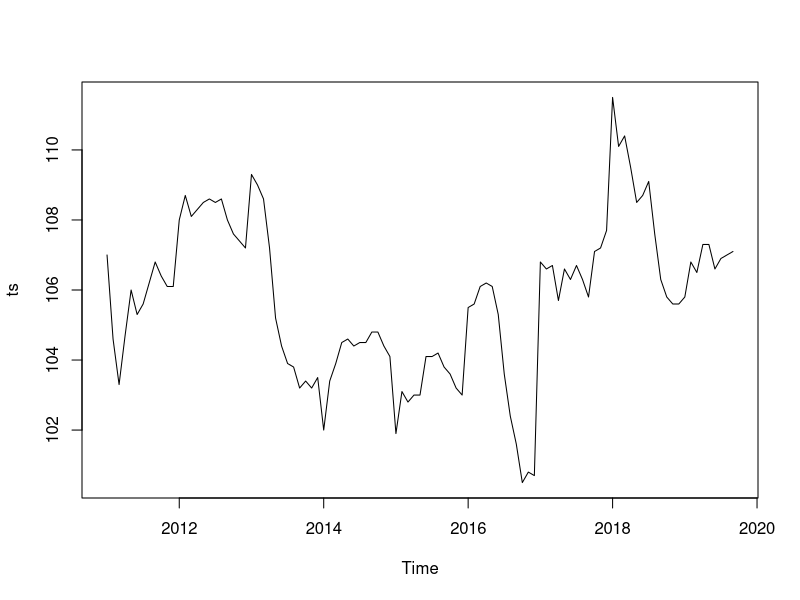
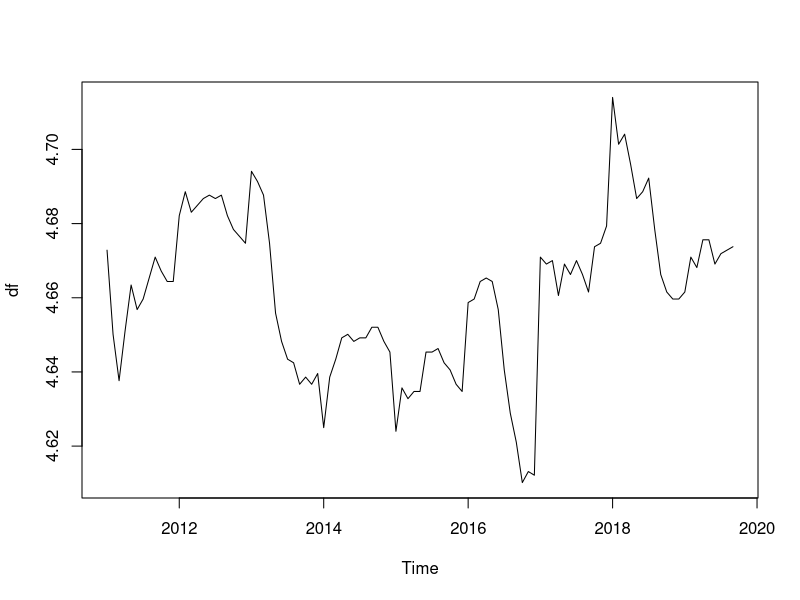
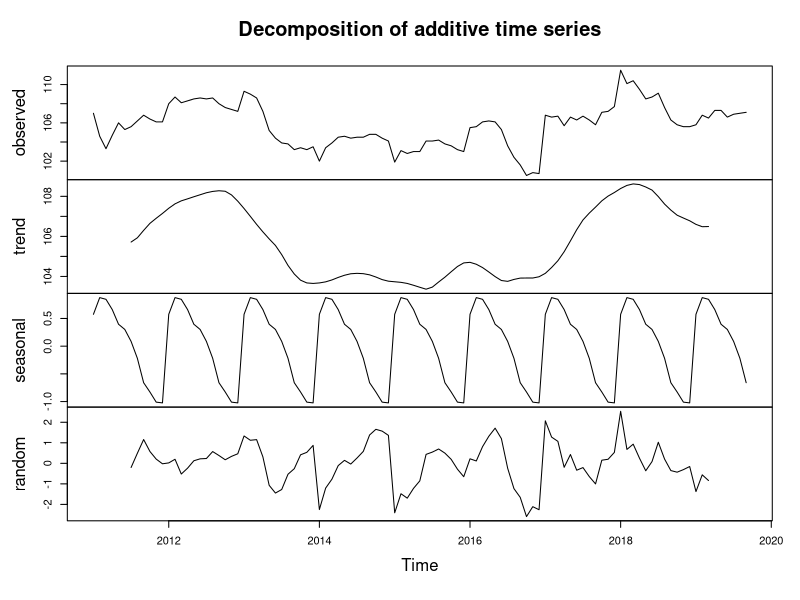
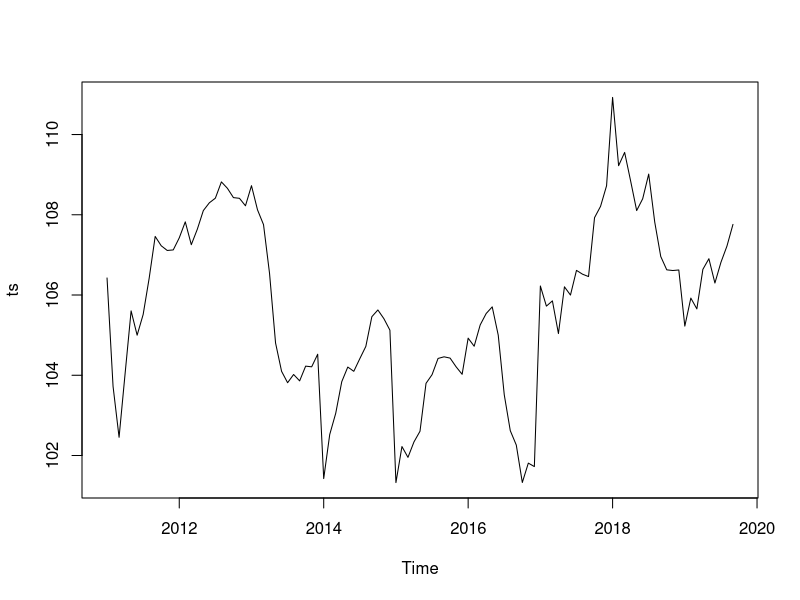
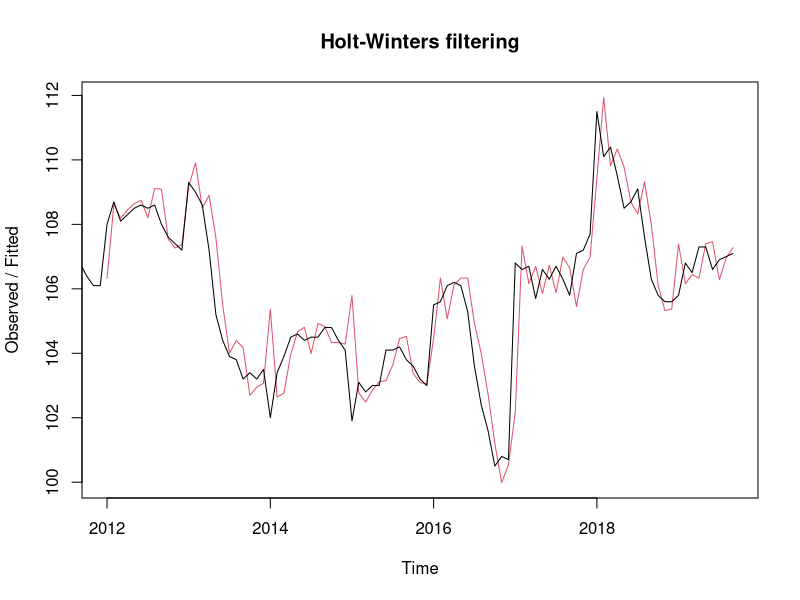
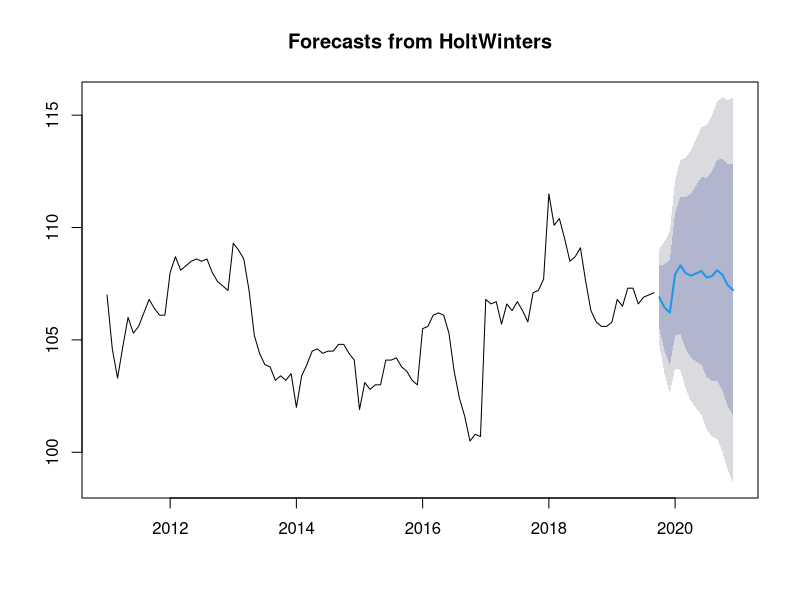
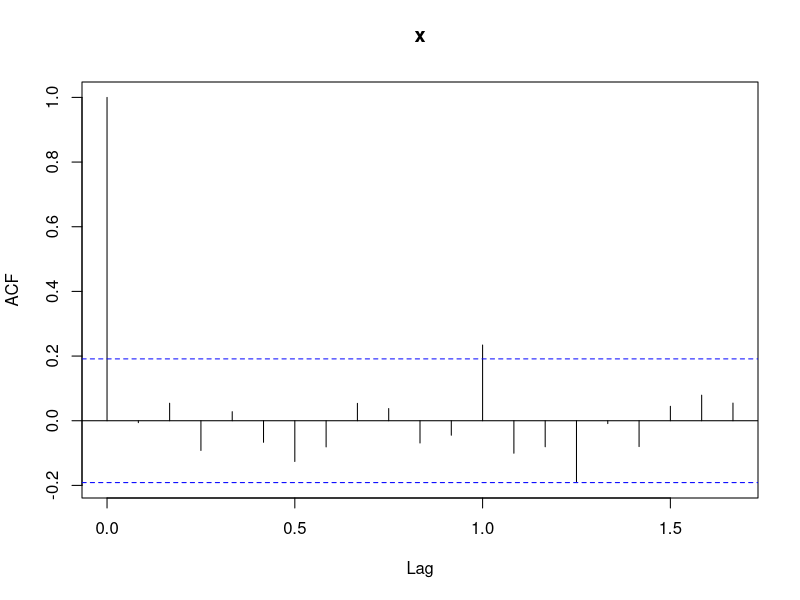
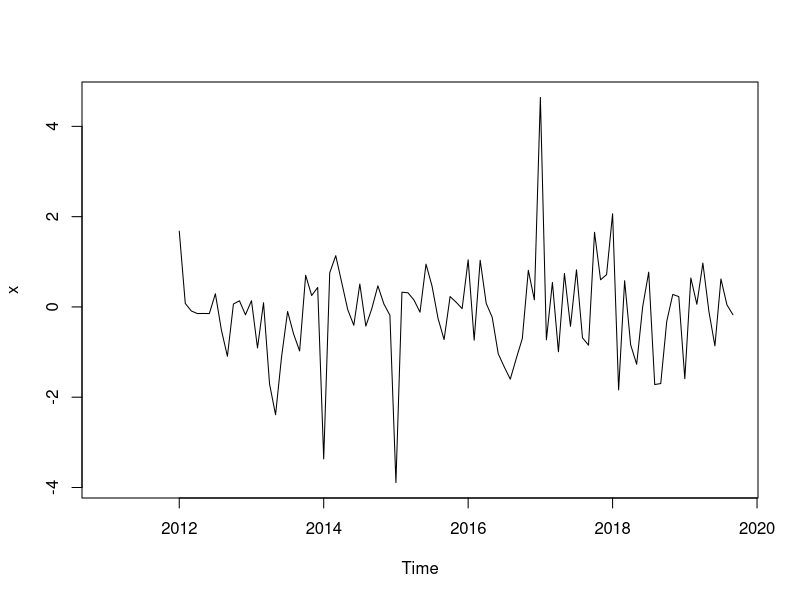

The R script that drew these images, in order:
## ---- chunk 1
library(readxl)
library(forecast)
## ---- chunk 2

plotForecastErrors <- function(forecasterrors)
{
  # make a histogram of the forecast errors:
  mybinsize <- IQR(forecasterrors,na.rm = T)/4
  mysd   <- sd(forecasterrors, na.rm = T)
  mymin  <- min(forecasterrors,na.rm = T) - mysd*5
  mymax  <- max(forecasterrors, na.rm = T) + mysd*3
  # generate normally distributed data with mean 0 and standard deviation mysd
  mynorm <- rnorm(10000, mean=0, sd=mysd)
  mymin2 <- min(mynorm)
  mymax2 <- max(mynorm)
  if (mymin2 < mymin) { mymin <- mymin2 }
  if (mymax2 > mymax) { mymax <- mymax2 }
  # make a red histogram of the forecast errors, with the normally distributed data overlaid:
  mybins <- seq(mymin, mymax, mybinsize)
  hist(forecasterrors, col="red", freq=FALSE, breaks=mybins)
  # freq=FALSE ensures the area under the histogram = 1
  # generate normally distributed data with mean 0 and standard deviation mysd
  myhist <- hist(mynorm, plot=FALSE)
  # plot the normal curve as a blue line on top of the histogram of forecast errors:
  points(myhist$mids, myhist$density, type="l", col="blue", lwd=2)
}

growth <- function(present, past) {
  (present - past) / past
}

## ---- chunk 3
library(readxl)

df <- read_xlsx("ts-3.xlsx")

ts = ts(df,start=c(2011,1), frequency = c(12))
## ---- chunk 4
ts.plot(ts)

## ---- chunk 5
log_ts <- log(ts)
plot.ts(log_ts)

## ---- chunk 6
ts_components <- decompose(ts)
## ---- chunk 7
ts_components$seasonal
## ---- chunk 8
plot(ts_components)
## ---- chunk 9

ts_seasonall <- ts - ts_components$seasonal

## ---- chunk 10
plot(ts_seasonall)

## ---- chunk 11
ts_forcaste <- HoltWinters(ts)
ts_forcaste
#
## ---- chunk 12
ts_forcaste$SSE

## ---- chunk 13
plot(ts_forcaste)
## ---- chunk 14
ts_forcaste2 = forecast:::forecast.HoltWinters(ts_forcaste, h= 15)
(as.data.frame(ts_forcaste2))[1]
## ---- chunk 15
forecast:::plot.forecast(ts_forcaste2)
## ---- chunk 16

year_2019 <- window(ts, 2019)
year_2019_predict_HW <- (as.data.frame(ts_forcaste2))[1][c(1:3),]
sum_year_2019 = sum(c(year_2019,year_2019_predict_HW))
year_2020 = (as.data.frame(ts_forcaste2))[1][c(4:15),]
growth_HW <- growth(sum(year_2020),sum_year_2019)
growth_HW 

## ---- chunk 17
acf(ts_forcaste2$residuals, lag.max=20, na.action = na.pass)
Box.test(ts_forcaste2$residuals, lag=20, type="Ljung-Box")
## ---- chunk 18
plot.ts(ts_forcaste2$residuals)

## ---- chunk 19
plotForecastErrors(ts_forcaste2$residuals)
## ---- chunk 20
plot.ts(ts)
ts_diff1 <-  diff(ts, differences = 1)

plot.ts(ts_diff1)
## ---- chunk 21

acf(ts_diff1, lag.max=20)             # plot a correlogram
## ---- chunk 22
acf(ts_diff1, lag.max=20, plot=FALSE) # get the autocorrelation values
## ---- chunk 23
pacf(ts_diff1, lag.max=20)             # plot a partial correlogram
pacf(ts_diff1, lag.max=20, plot=FALSE) # get the partial autocorrelation values
## ---- chunk 24
ts_arima = Arima(ts, order=c(0,1,0),seasonal = list(order = c(0,1,0)))
ts_arima
## ---- chunk 25
ts_arima_forecast = forecast(ts_arima,h = 15)
ts_arima_forecast

forecast:::plot.forecast(ts_arima_forecast)
## ---- chunk 26

this_year_predict_ARIMA <- (as.data.frame(ts_arima_forecast))[1]


year_2019_predict_ARIMA <- (as.data.frame(ts_arima_forecast))[1][c(1:3),]
sum_year_2019 = sum(c(year_2019,year_2019_predict_ARIMA))
year_2020 = (as.data.frame(ts_arima_forecast))[1][c(4:15),]
growth_ARIMA <- growth(sum_year_2019, sum(year_2020))
-growth_ARIMA 

## ---- chunk 27
acf(ts_arima_forecast$residuals, lag.max=20)
Box.test(ts_arima_forecast$residuals, lag=20, type="Ljung-Box")
## ---- chunk 28
plot.ts(ts_arima_forecast$residuals)            # make time plot of forecast errors
plotForecastErrors(ts_arima_forecast$residuals)
## ---- chunk 29

fit3 <- auto.arima(ts, seasonal = T)
fit3

fit_forecast = forecast(fit3,h=15)
plot(fit_forecast)
# str(fit)
## ---- chunk 30
year_2019_predict_auto.arima <- (as.data.frame(fit_forecast))[1][c(1:3),]
year_2019_predict_auto.arima_95_low <- (as.data.frame(fit_forecast))[4][c(1:3),]
year_2019_predict_auto.arima_95_high <- (as.data.frame(fit_forecast))[5][c(1:3),]

sum_year_2019 = sum(c(year_2019,year_2019_predict_auto.arima))
sum_year_2019_low = sum(c(year_2019,year_2019_predict_auto.arima_95_low))
sum_year_2019_high = sum(c(year_2019,year_2019_predict_auto.arima_95_high))


year_2020_predict_auto.arima <- (as.data.frame(fit_forecast))[1][c(4:15),]
year_2020_predict_auto.arima_95_low <- (as.data.frame(fit_forecast))[4][c(4:15),]
year_2020_predict_auto.arima_95_high <- (as.data.frame(fit_forecast))[5][c(4:15),]

growth_auto.arima <- growth(sum(year_2020_predict_auto.arima),sum_year_2019)
growth_auto.arima_95_low <- growth(sum(year_2020_predict_auto.arima_95_low),sum_year_2019_low)
growth_auto.arima_95_high <- growth(sum(year_2020_predict_auto.arima_95_high),sum_year_2019_high)

growth_auto.arima
growth_auto.arima_95_low
growth_auto.arima_95_high
## ---- chunk 31
-growth_ARIMA

growth_auto.arima

growth_HW

## ---- chunk 32
df = rbind(growth_ARIMA, growth_auto.arima, growth_HW)
df = as.data.frame(t(df))
rownames(df) = "till_DEC_2018"
writexl::write_xlsx(df,"export_total.xlsx")
